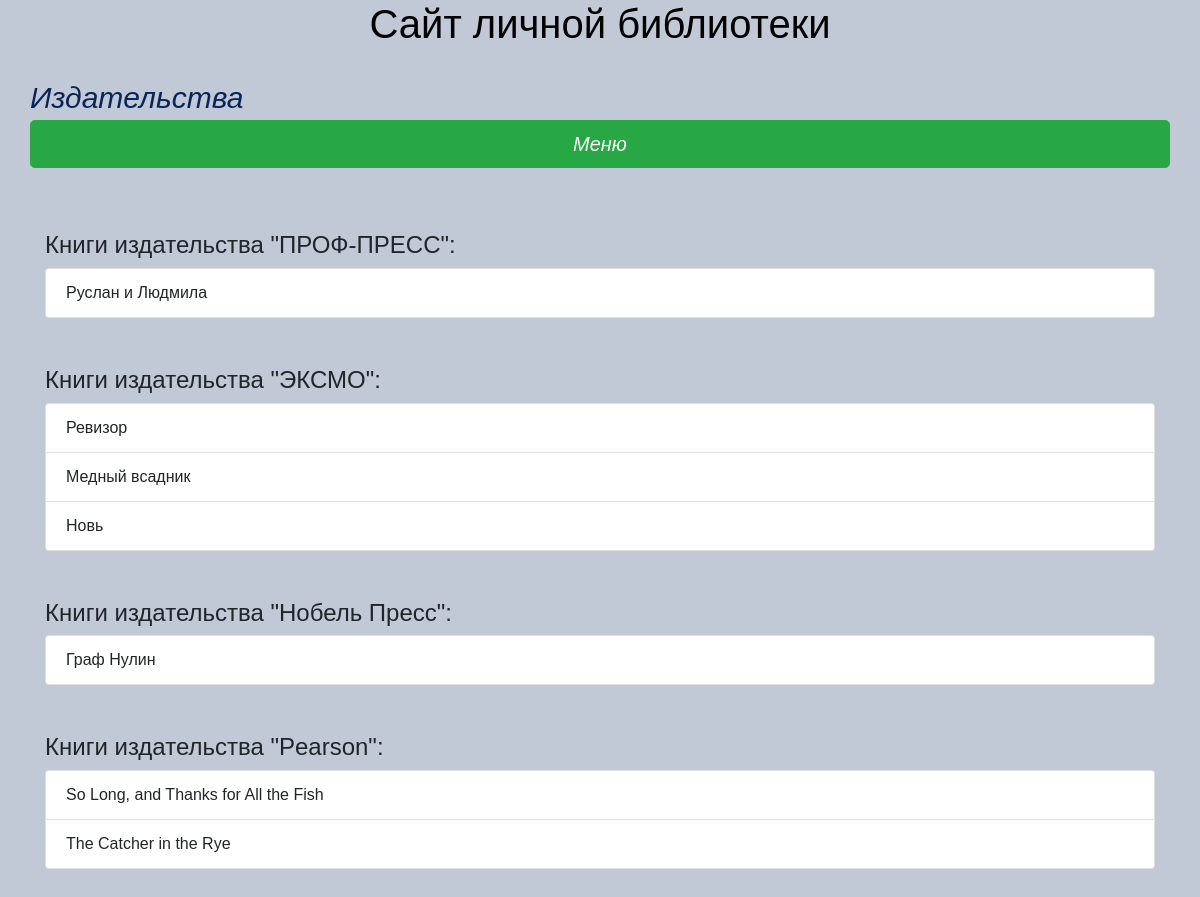
/pubs/, run on the app's committed database.
### p_library/models.py (models this page shows, shortened)
class Publisher(models.Model):
    name = models.TextField(unique=True)

class Book(models.Model):
    ISBN = models.CharField(max_length=13)
    title = models.TextField()
    description = models.TextField()
    year_release = models.SmallIntegerField()
    author = models.ForeignKey(Author, on_delete=models.CASCADE)
    copy_count = models.IntegerField(default=1)
    price = models.DecimalField(max_digits=30, decimal_places=2)
    publisher = models.ForeignKey(Publisher, null=True, blank=True, on_delete=models.CASCADE)
    lendedto = models.ForeignKey(Friend, null=True, blank=True, on_delete=models.CASCADE)
    cover = models.ImageField(upload_to="covers", blank=True)

### p_library/views.py (the view)
# urls.py: path("pubs/", views.pubs),
def pubs(request):
    template = loader.get_template('pubs.html')
    pubs = Publisher.objects.all()
    pub_data = {
        "pubs": pubs,
    }
    return HttpResponse(template.render(pub_data, request))

### p_library/templates/pubs.html
{% extends 'base.html' %}
{% block extra_header %}
    Издательства
{% endblock extra_header %}
{% block main_content %}
<div class="container d-flex flex-column justify-content-between">
    <div class="flex-md-equal mt-5">
        {% for pub in pubs %}
            <div class="mb-5">
                <p class="h4">Книги издательства "{{pub.name}}":</p>
                <ul class="list-group md-auto">
                {% for book in pub.book_set.all %}
                    <li class="list-group-item colbg">{{book.title}}</li>
                {% endfor %}
                </ul>
            </div>
        {% endfor %}
    </div>
</div>
{% endblock main_content %}

### static/css/style.css (style rules this page uses)
body { display: flex; flex-wrap: wrap; width: 95%; flex-direction: column; justify-content: center; background-color: #c1c9d6; font-family: sans-serif; margin: 0 auto; }

### data on the page
Publisher: name "ПРОФ-ПРЕСС"
Book: title "Руслан и Людмила"
Publisher: name "ЭКСМО"
Book: title "Ревизор"
Book: title "Медный всадник"
Book: title "Новь"
Publisher: name "Нобель Пресс"
Book: title "Граф Нулин"
Publisher: name "Pearson"
Book: title "So Long, and Thanks for All the Fish"
Book: title "The Catcher in the Rye"
